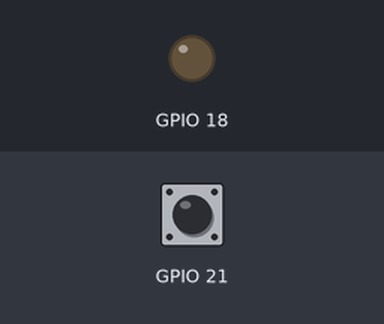
Bench run of a program on a simulated Raspberry Pi (BCM pin numbers). Shown: output pins drawn as LEDs (lit = HIGH). Inputs (shaded band) come from the test bench; at power-on: GPIO 21 HIGH. At 3.3 s the program stops and its outputs stay as they are.

Above: at 1.2 s.
1.3 s: GPIO 21 pulled LOW for 0.15 s
At 2.6 s:
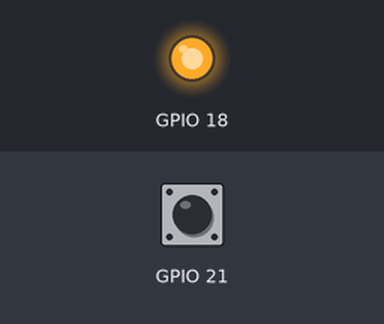
Timing chart, 0 to 4.8 s (numbered marks = the images above; inputs shaded):
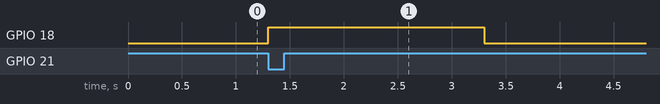

Measured:
- after the input at 1.3 s, GPIO 18: LOW → HIGH at once, → LOW 2.0 s later

The program:

przyciskV2.py
```python
from time import *
from RPi.GPIO import *

setmode(BCM)
setwarnings(0)
setup(18, OUT)
setup(21, IN, pull_up_down=PUD_UP)

output(18, LOW)
wait_for_edge(21, FALLING)
output(18, HIGH)
sleep(2)
output(18, LOW)

cleanup()
```
